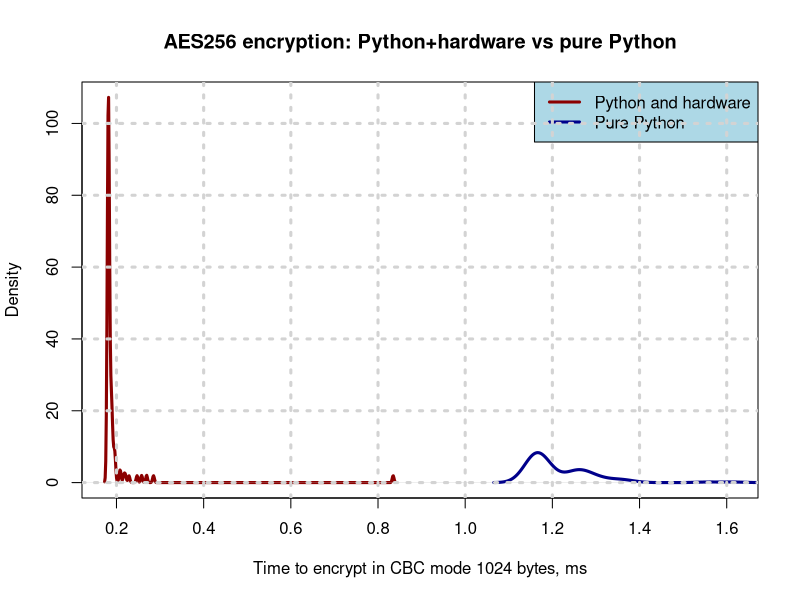

Generate this figure with R:
d1<-scan("hw-python.txt")
d2<-scan("python.txt")

pdf("AES.pdf")
plot(density(d1), xlim=c(min(d1), max(d2)), col="dark red", lwd=3, main="AES256 encryption: Python+hardware vs pure Python", xlab="Time to encrypt in CBC mode 1024 bytes, ms")
lines(density(d2), lwd=3, col="dark blue")
legend("topright", c("Python and hardware", "Pure Python"), col=c("dark red", "dark blue"), lwd=3, bg='lightblue')
grid(lwd=3)
dev.off()
